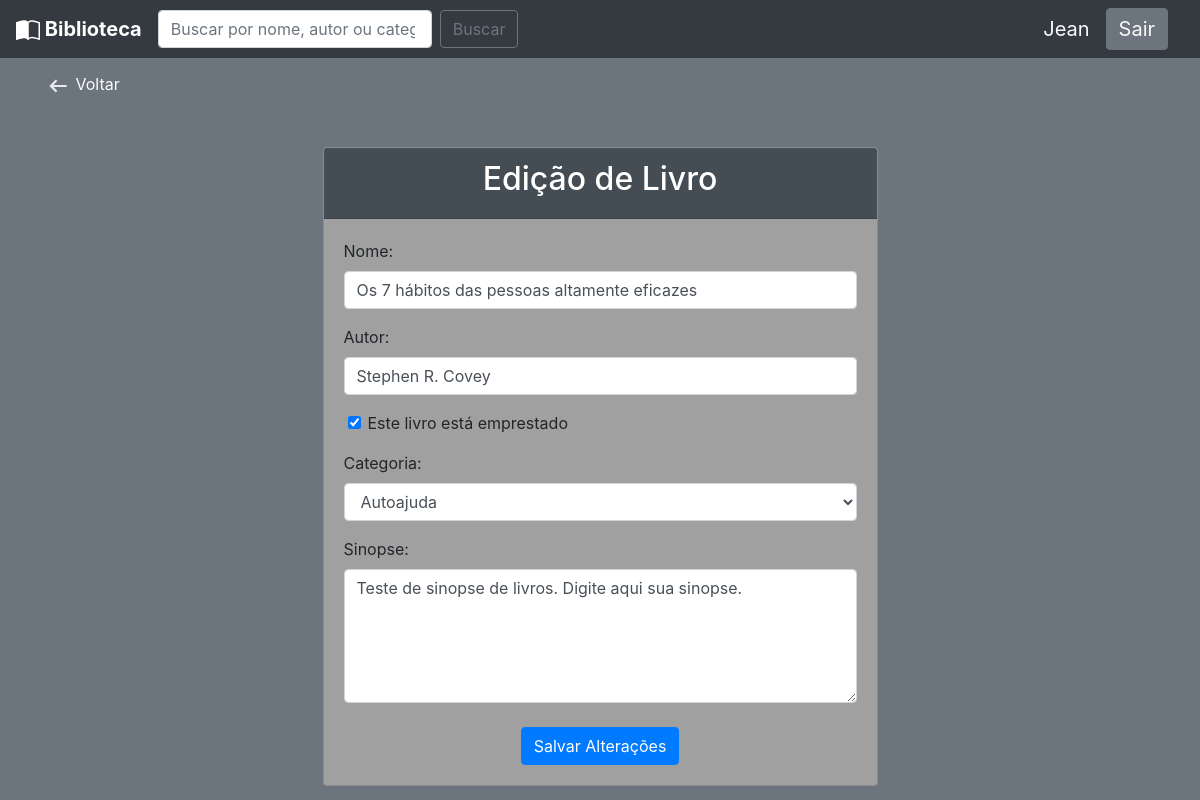
Page /livro/editar_livro/10/ (signed in) on the committed database.
### usuarios/models.py (models this page shows, shortened)
class Usuario(models.Model):
  nome = models.CharField(max_length = 30)
  email = models.EmailField()
  senha = models.CharField(max_length = 64)

### livro/models.py (models this page shows, shortened)
class Livros(models.Model):
    nome = models.CharField(max_length = 100)
    autor = models.CharField(max_length = 30)
    co_autor = models.CharField(max_length = 30, blank = True, null = True)
    img_capa = models.ImageField(blank = True, null = True)
    sinopse = models.TextField(blank = True, null = True)
    data_cadastro = models.DateField(default = date.today)
    emprestado = models.BooleanField(default = False)
    nome_emprestado = models.CharField(max_length = 30, blank = True, null = True)
    data_emprestado = models.DateTimeField(blank = True, null = True)
    data_devolucao = models.DateTimeField(blank = True, null = True)
    tempo_duracao = models.DateField(blank = True, null = True)
    categoria = models.ForeignKey(Categoria, on_delete=models.DO_NOTHING)
    usuario = models.ForeignKey(Usuario, on_delete=models.DO_NOTHING)
    class Meta:
        verbose_name = 'Livro'

class Categoria(models.Model):
    nome = models.CharField(max_length = 30)
    descricao = models.TextField(blank = True, null = True)

### livro/views.py (the view, shortened to what this page needs)
# urls.py: path('editar_livro/<int:id>/', views.editar_livro, name='editar_livro'),
def editar_livro(request, id):
    livro = get_object_or_404(Livros, id=id)
    if request.session.get('usuario') == livro.usuario.id:
        categorias = Categoria.objects.all()
        return render(request, 'editar_livro.html', {'livro': livro, 'categorias': categorias})
    else:
        return HttpResponse('Você não tem permissão para editar este livro')

### livro/context_processors.py (called while the page is built)
def usuario_autenticado(request):
    return {
        'user_authenticated': 'usuario' in request.session
    }

### livro/templates/editar_livro.html (shortened to what this page needs)
{% extends 'base.html' %}
{% block 'conteudo' %}
<br>
<br>
<br>
<div class="container">
    <a href="{% url 'home' %}" class="text-light";">
        <svg xmlns="http://www.w3.org/2000/svg" height="26px" viewBox="0 -960 960 960" width="26px" fill="#e8eaed">
          <path d="M400-240 160-480l240-240 56 58-142 142h486v80H314l142 142-56 58Z"/>
        </svg>
        Voltar
        </a>
    </div>
<div class="container mt-5 d-flex justify-content-center">
    <div class="card" style="width: 50%; background-color: #a0a0a0;">
        <div class="card-header text-center" style="background-color: #434d53; color: white;">
            <h2>Edição de Livro</h2>
        </div>
        <div class="card-body">
            <form method="POST">
                <div class="form-group">
                    <label for="nome">Nome:</label>
                    <input type="text" name="nome" class="form-control" value="{{ livro.nome }}" required>
                </div>
                <div class="form-group">
                    <label for="autor">Autor:</label>
                    <input type="text" name="autor" class="form-control" value="{{ livro.autor }}" required>
                </div>
                <div class="form-group ml-4">
                    <input type="checkbox" name="emprestado" class="form-check-input"
                           {% if livro.emprestado %}checked{% endif %}>
                    <label class="form-check-label" for="emprestado">Este livro está emprestado</label>
                </div>
                <div class="form-group">
                    <label for="categoria">Categoria:</label>
                    <select name="categoria" class="form-control" required>
                        {% for categoria in categorias %}
                        <option value="{{ categoria.id }}" {% if categoria.id == livro.categoria.id %}selected{% endif %}>{{ categoria.nome }}</option>
                        {% endfor %}
                    </select>
                </div>
                <div class="form-group">
                    <label for="sinopse">Sinopse:</label>
                    <textarea name="sinopse" class="form-control" rows="5">{{ livro.sinopse }}</textarea>
                </div>
                <div class="text-center mt-4">
                    <button type="submit" class="btn btn-primary">Salvar Alterações</button>
                </div>
            </form>
        </div>
    </div>
</div>
{% endblock %}

### templates/base.html (shortened to what this page needs)
<!DOCTYPE html>
<html lang="pt-br">
  <head>
    <link rel="stylesheet" href="https://stackpath.bootstrapcdn.com/bootstrap/4.1.3/css/bootstrap.min.css">
  </head>
  <body class="color bg-secondary">
    <nav class="navbar navbar-dark bg-dark fixed-top">
      <a class="navbar-brand font-weight-bold" href="{% url 'home' %}">
        Biblioteca
      </a>
      {% if user_authenticated %}
      <form method="GET" action="{% url 'home' %}" class="form-inline my-2 my-lg-0">
        <input class="form-control mr-sm-2" type="search" placeholder="Buscar por nome, autor ou categoria" aria-label="Search" name="query">
        <button class="btn btn-outline-secondary my-2 my-sm-0" type="submit">Buscar</button>
      </form>
      <div class="ml-auto d-flex align-items-center">
        <p class="navbar-brand mb-0 text-light">{{ request.session.username }}</p>
        <a href="{% url 'sair' %}" class="navbar-brand mb-0 btn btn-secondary text-light">Sair</a>
      </div>
      {% endif %}
    </nav>
    {% block 'conteudo' %} {% endblock %}
  </body>
</html>

### rows in the picture
Usuario: session.username "Jean"
Livros: nome "Os 7 hábitos das pessoas altamente eficazes", autor "Stephen R. Covey", emprestado "☑", categoria "Autoajuda", sinopse "Teste de sinopse de livros. Digite aqui sua sinopse."
